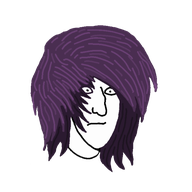
#> input picture icon-192x192.png, 192 x 192 px
$ python make-og-home.py
#> lines starting #> are read from the running program, lines starting #| are printed output that depends on the picture
"""Generate the homepage / bare-domain social preview card (1200x630).

Design: the emo head (the favicon logo, icon-192x192.png — already a clean
transparent cutout) glowing on the right, the $EMO hero wordmark + "i lost it
all on day 1" on the left, the EMO logo as the brand lockup up top, over a dark
Monad-purple gradient with glows + dot grid.

Reproducible from committed assets only: icon-192x192.png + stickers/emo logo.png.
Renders at 2x and downsamples (LANCZOS) for crisp edges + glows.
Output: og-image.jpg (site-wide card: index/emo/profile/memes).

    python3 scripts/make-og-home.py

SUPERSEDED 2026-09-21: no page points at og-image.jpg any more — they all use
og-emoverse.jpg, built from scripts/og-card.html (rendered in a headless
browser so it uses the site's own font and art). og-image.jpg is kept only so
links shared before the swap keep resolving. Edit og-card.html, not this.
"""
import os
from PIL import Image, ImageDraw, ImageFilter, ImageFont

ROOT = os.path.dirname(os.path.dirname(os.path.abspath(__file__)))
FONTS = os.path.join(ROOT, "fonts")
OUT = os.path.join(ROOT, "og-image.jpg")
HEAD_IMG = os.path.join(ROOT, "icon-192x192.png")
LOGO = os.path.join(ROOT, "stickers", "emo logo.png")

S = 2
W, H = 1200, 630
WS, HS = W * S, H * S

BG_TOP = (22, 9, 46)
BG_BOT = (9, 5, 16)
ACCENT = (155, 95, 255)
PINK   = (236, 72, 153)
WHITE  = (255, 255, 255)
MUTED  = (184, 163, 232)


def font(name, size):
    return ImageFont.truetype(os.path.join(FONTS, name), size * S)

ANTON = lambda px: font("Anton-Regular.ttf", px)
OSWALD = lambda px: font("Oswald-Bold.ttf", px)


def lerp(a, b, t):
    return tuple(int(a[i] + (b[i] - a[i]) * t) for i in range(3))


def load_head():
    """The favicon logo — already a transparent cutout. Trim its transparent
    padding so it scales to fill the intended size."""
    head = Image.open(HEAD_IMG).convert("RGBA")
    bb = head.getbbox()
    return head.crop(bb) if bb else head


def vertical_gradient():
    img = Image.new("RGB", (WS, HS), BG_BOT)
    d = ImageDraw.Draw(img)
    for y in range(HS):
        d.line([(0, y), (WS, y)], fill=lerp(BG_TOP, BG_BOT, y / HS))
    return img


def radial_glow(cx, cy, radius, color, peak_alpha, blur=40):
    layer = Image.new("RGBA", (WS, HS), (0, 0, 0, 0))
    d = ImageDraw.Draw(layer)
    steps = 80
    for i in range(steps, 0, -1):
        r = int(radius * S * (i / steps))
        a = int(peak_alpha * (i / steps) ** 2.0)
        d.ellipse((cx * S - r, cy * S - r, cx * S + r, cy * S + r), fill=(*color, a))
    return layer.filter(ImageFilter.GaussianBlur(blur * S))


def dot_grid():
    layer = Image.new("RGBA", (WS, HS), (0, 0, 0, 0))
    d = ImageDraw.Draw(layer)
    gap, r = 46, 2
    for y in range(gap, H, gap):
        for x in range(gap, W, gap):
            d.ellipse((x * S - r * S, y * S - r * S, x * S + r * S, y * S + r * S),
                      fill=(*ACCENT, 24))
    return layer.filter(ImageFilter.GaussianBlur(0.5 * S))


def tracked_text(draw, x, y, text, fnt, fill, tracking):
    tr = tracking * S
    for ch in text:
        draw.text((x, y), ch, font=fnt, fill=fill)
        x += draw.textlength(ch, font=fnt) + tr


def glow_text_left(base, x, top_y, text, fnt, fill, glow_color, radius, alpha, passes=3):
    glow = Image.new("RGBA", (WS, HS), (0, 0, 0, 0))
    ImageDraw.Draw(glow).text((x, top_y), text, font=fnt, fill=(*glow_color, alpha))
    glow = glow.filter(ImageFilter.GaussianBlur(radius * S))
    out = base.convert("RGBA")
    for _ in range(passes):
        out = Image.alpha_composite(out, glow)
    ImageDraw.Draw(out).text((x, top_y), text, font=fnt, fill=fill)
    return out


def paste(base, img, cx, cy):
    """alpha-composite img centered at (cx,cy) in 1200x630 space."""
    layer = Image.new("RGBA", (WS, HS), (0, 0, 0, 0))
    layer.paste(img, (int(cx * S - img.width / 2), int(cy * S - img.height / 2)), img)
    return Image.alpha_composite(base.convert("RGBA"), layer)


def main():
    img = vertical_gradient().convert("RGBA")
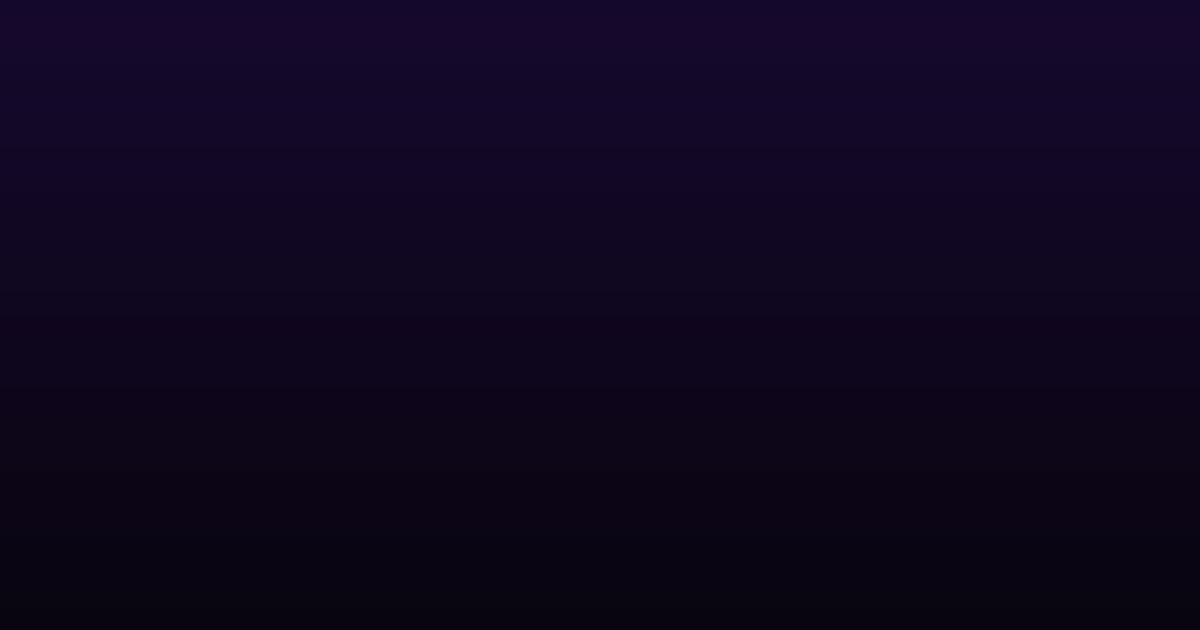
#> img: PIL image 2400x1260 RGBA (shown at 1/2 size); mean R, G, B, A 15, 6.5, 30.5, 255
    img = Image.alpha_composite(img, radial_glow(170, 150, 480, ACCENT, 80))
#> in radial_glow, `layer = Image.new("RGBA", (WS, HS), (0, 0, 0, 0))`: layer: PIL image 2400x1260 RGBA; every value is 0
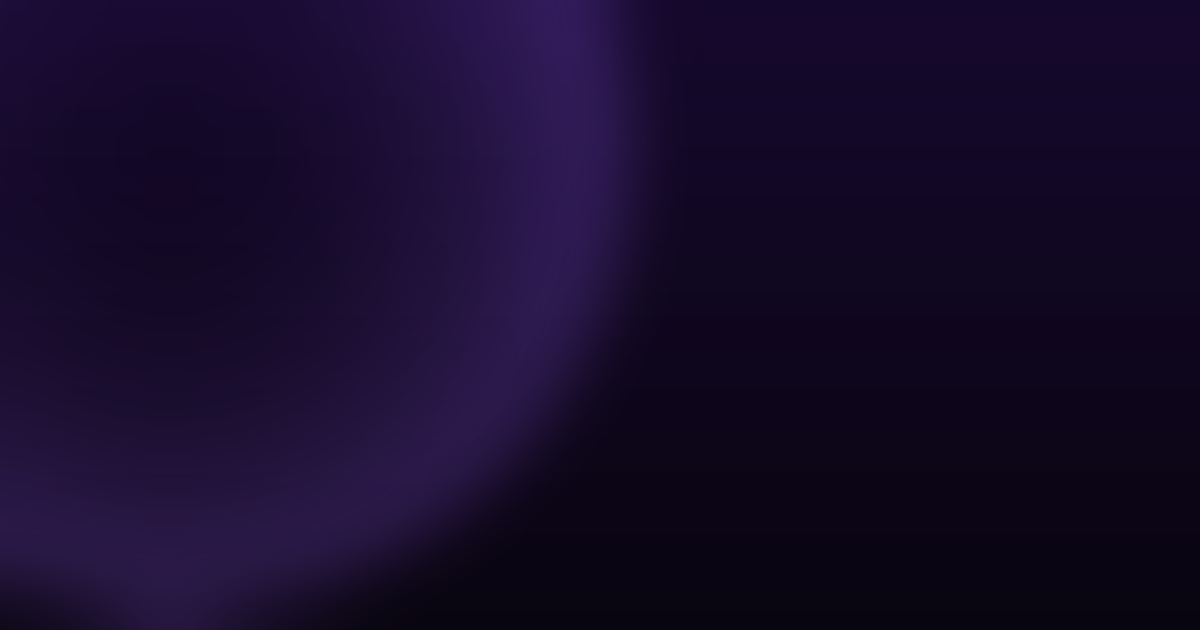
#> img: PIL image 2400x1260 RGBA (shown at 1/2 size); mean R, G, B, A 22.3, 11.1, 42.3, 255

    # head on the right with a glow halo behind it
    head = load_head()
#> in load_head, head is the input picture: PIL image 192x192 RGBA; mean R, G, B, A 37.3, 28.7, 39.5, 92.7
#> in load_head, `bb = head.getbbox()`: bb = (28, 23, 160, 175)
    head_h = 404 * S
    head = head.resize((int(head.width * head_h / head.height), head_h), Image.LANCZOS)
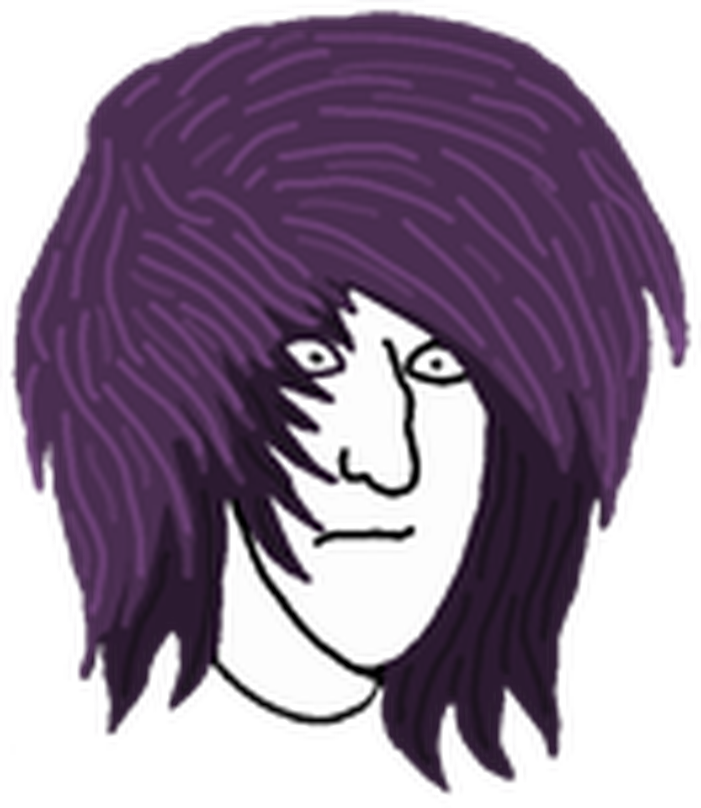
#> head: PIL image 701x808 RGBA; mean R, G, B, A 69.1, 52.9, 73.3, 170.2; transparent parts drawn white
    HEAD_CX, HEAD_CY = 912, 338
    img = Image.alpha_composite(img, radial_glow(HEAD_CX, HEAD_CY, 280, ACCENT, 98, blur=46))
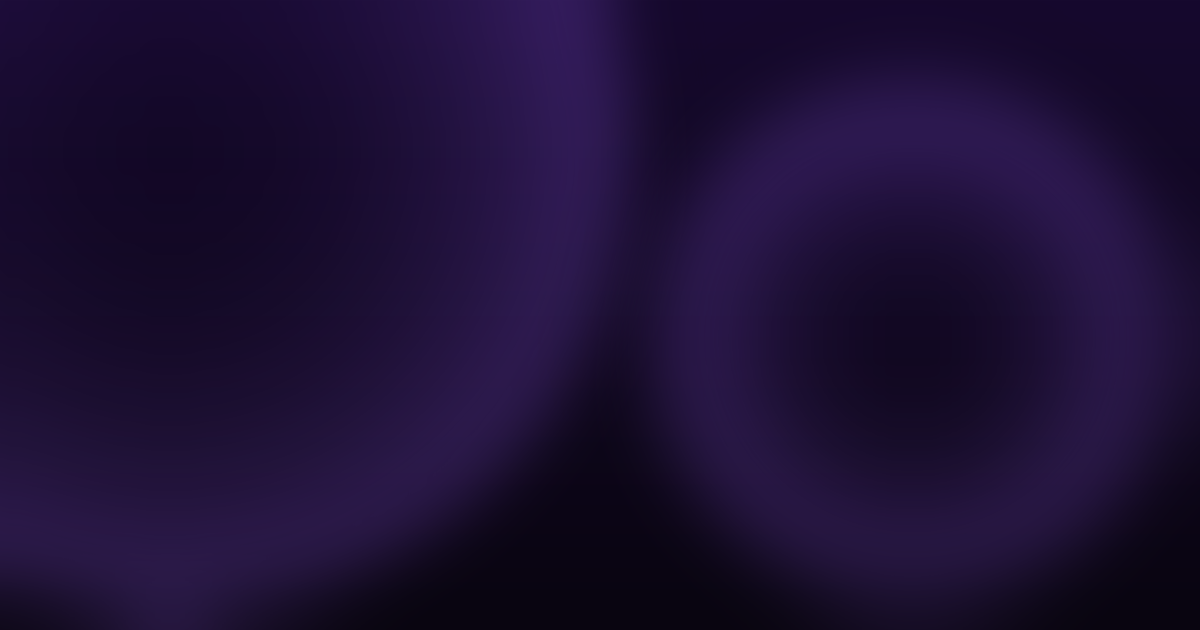
#> img: PIL image 2400x1260 RGBA (shown at 1/2 size); mean R, G, B, A 28.5, 15.1, 52, 255
    img = Image.alpha_composite(img, radial_glow(HEAD_CX + 20, 540, 230, PINK, 36, blur=56))
#> call 3 of radial_glow, with cx = 932, cy = 540, radius = 230, color = (236, 72, 153), peak_alpha = 36, blur = 56
#> in radial_glow (call 3), `return layer.filter(ImageFilter.GaussianBlur(blur * S))`:
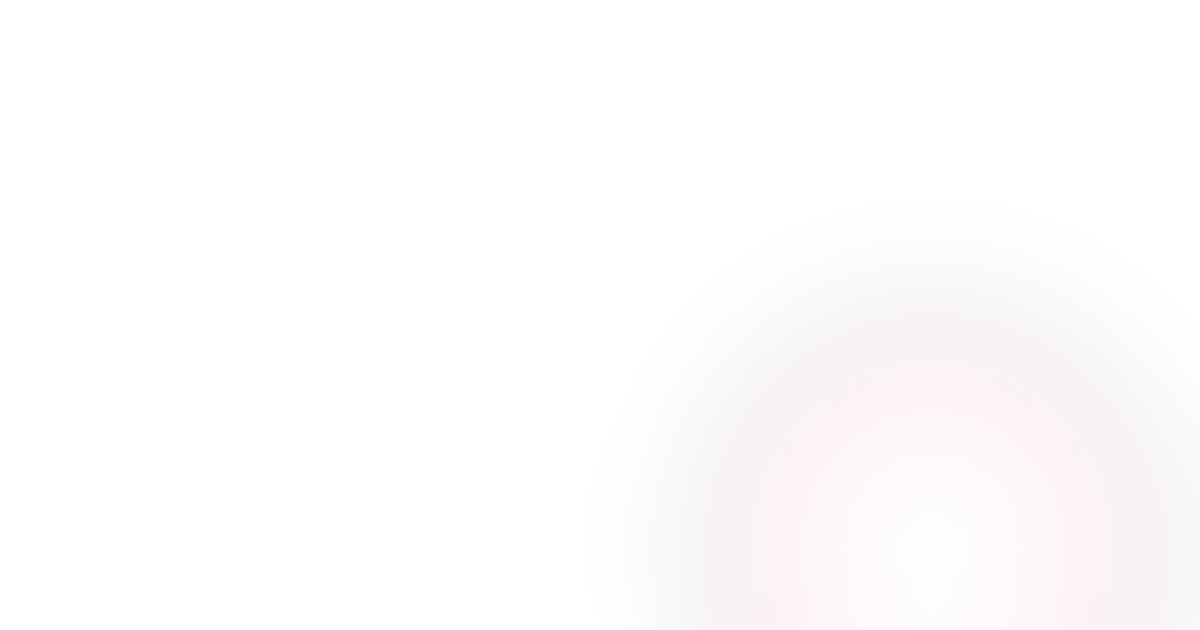
#> returned value: PIL image 2400x1260 RGBA (shown at 1/2 size); mean R, G, B, A 38.2, 11.6, 24.7, 2.6; transparent parts drawn white
    img = Image.alpha_composite(img, dot_grid())
    img = paste(img, head, HEAD_CX, HEAD_CY)
#> in paste, `layer.paste(img, (int(cx * S - img.width / 2), int(cy * S - img.height..`:
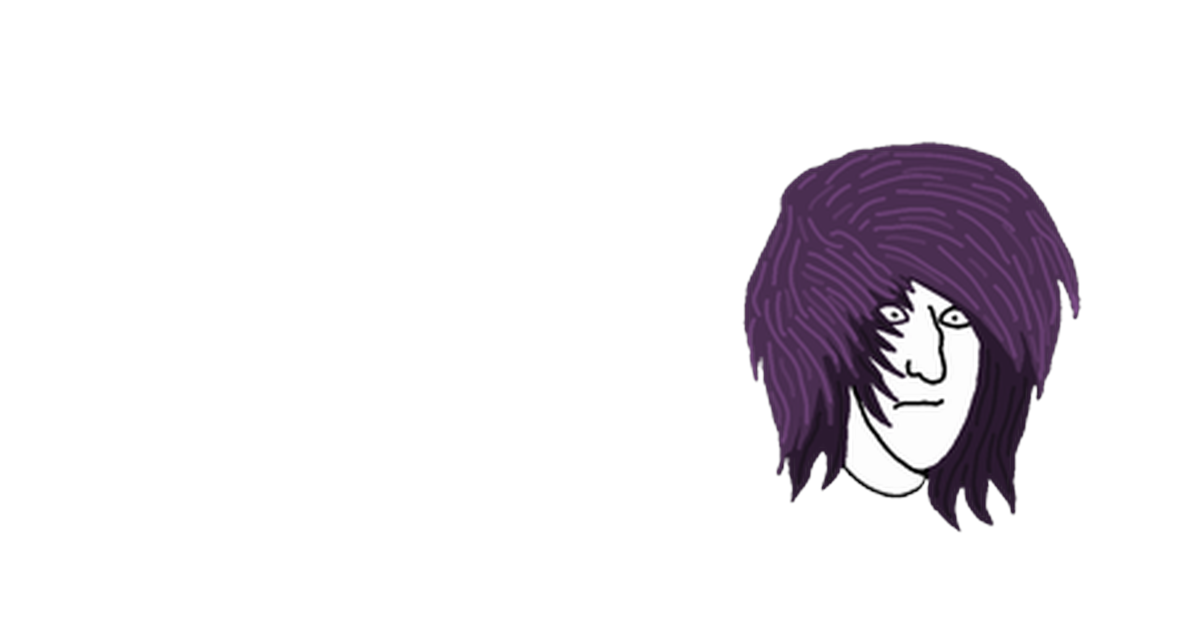
#> layer: PIL image 2400x1260 RGBA (shown at 1/2 size); mean R, G, B, A 12.4, 9.6, 13.1, 31.5; transparent parts drawn white
#> in paste, `return Image.alpha_composite(base.convert("RGBA"), layer)`:
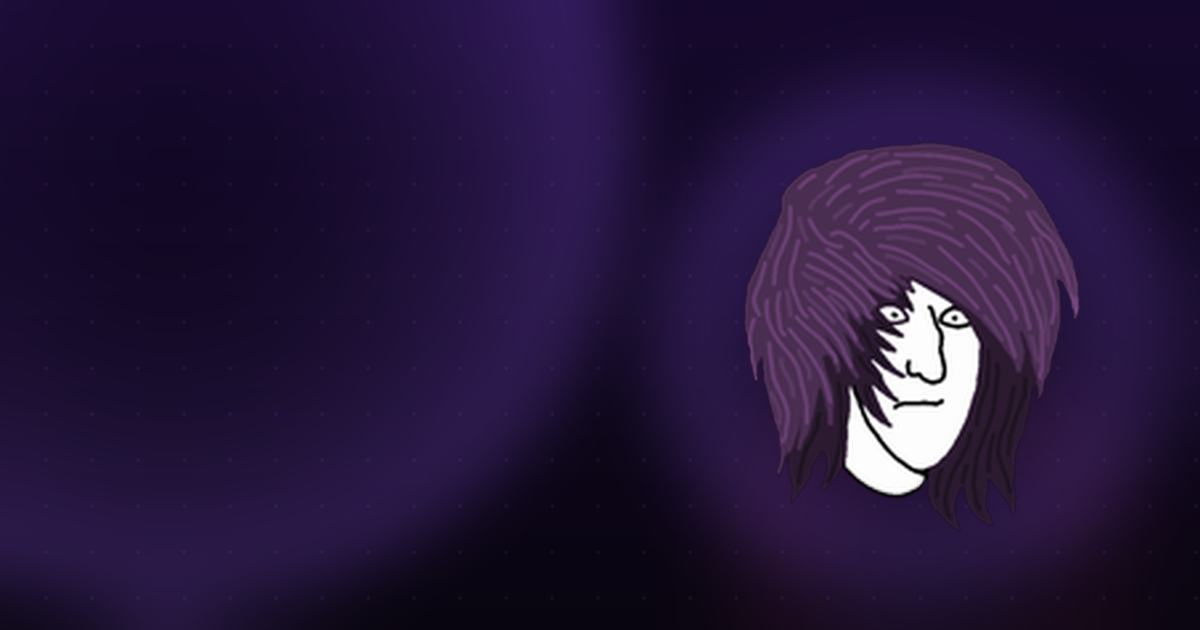
#> returned value: PIL image 2400x1260 RGBA (shown at 1/2 size); mean R, G, B, A 38.2, 23, 59, 255

    d = ImageDraw.Draw(img)

    # ── brand lockup: EMO logo + EMONAD ──
#> (the run stopped early here; a loop or call above may not have finished)
